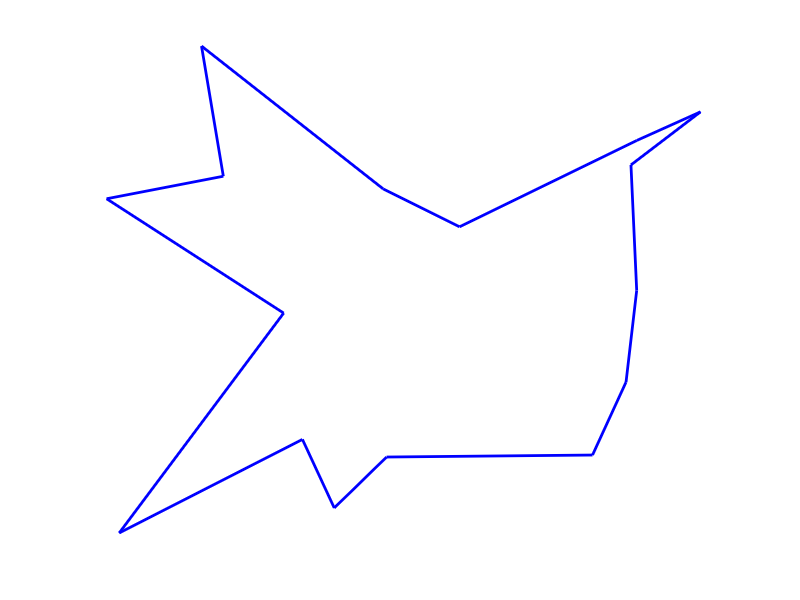

Here is the MATLAB script that generated this plot: (Note: this script raises an error after producing the figure.)
%% isinside2Dset
%
% Function to check if a vertex is located inside or outside a given
% 2D set, boundary included (closed set).
%
% Author : nicolas.douillet (at) free.fr, 2023-2024.
%
%% Syntax
%
% isin = isinside2Dset(V, P);
%
%% Description
%
% isin = isinside2Dset(V, P) computes the boolean isin which is true/logical 1
% in the case the vertex P belongs to the closed set V (boundary included). isin is false/logical
% 0 in the case vertex P belongs to the complementary set.
%
%% See also 
%
% <https://fr.mathworks.com/matlabcentral/fileexchange/65688-isinconvexset-2d-3d?s_tid=srchtitle isinconvexset>
%
%% Input arguments
%
%        [ |  |  ]
% - V = [ Vx Vy ], real matrix double, the set, with size(V,2) = 2.
%        [ |  |  ]
%
%        [ |  | ]
% - P = [Px Py ], real row vector or matrix double, the coordinates of the vertex / vertices  to check. Size(P,2) = size(V,2).
%        [ |  | ]
%
%% Output argument
%
%           [      |      ]
% - isin = [logical 1 / 0], logical true (1)/false (0) scalar / column vector. The boolean result. Size(isin) = [size(P,1),1].
%           [      |      ]
%
%
%% Example #1 : random 2D point cloud
N = 16;
V = 2*(rand(N,2)-0.5);
G = mean(V,1);
V = V - G;
theta = atan2(V(:,2),V(:,1));
[~,i] = sort(theta);
V = V(i,:);
[A,B] = meshgrid(-1:0.1:1);
P = cat(2,A(:),B(:));

figure
line([V(:,1); V(1,1)],[V(:,2); V(1,2)],'Color',[0 0 1],'LineWidth',2), hold on;
set(gcf,'Color',[0 0 0]), set(gca,'Color',[0 0 0],'XColor',[1 1 1],'YColor',[1 1 1],'FontSize',16);
xlabel('X'), ylabel('Y');

isin = cell2mat(cellfun(@(c) isinside2Dset(V,c),num2cell(P,2),'un',0));
ColorSpec = cell2mat(cellfun(@(c) cat(2,~c,c,0),num2cell(isin,2),'un',0));

cellfun(@(r1,r2) plot(r1(1,1),r1(1,2),'+','Color',r2,'MarkerSize',4,'LineWidth',4),num2cell(P,2),num2cell(ColorSpec,2),'un',0);
axis equal, axis tight;
